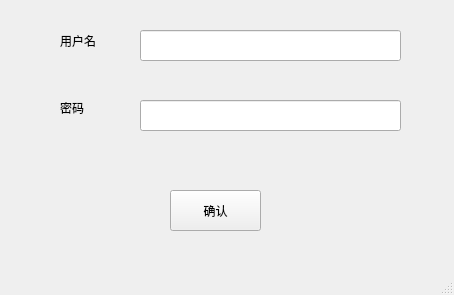
<?xml version="1.0" encoding="UTF-8"?>
<ui version="4.0">
 <class>MainWindow</class>
 <widget class="QMainWindow" name="MainWindow">
  <property name="geometry">
   <rect>
    <x>0</x>
    <y>0</y>
    <width>454</width>
    <height>295</height>
   </rect>
  </property>
  <property name="windowTitle">
   <string>registration</string>
  </property>
  <widget class="QWidget" name="centralwidget">
   <widget class="QLineEdit" name="lineEdit_2">
    <property name="geometry">
     <rect>
      <x>140</x>
      <y>30</y>
      <width>261</width>
      <height>31</height>
     </rect>
    </property>
   </widget>
   <widget class="QLineEdit" name="lineEdit_3">
    <property name="geometry">
     <rect>
      <x>140</x>
      <y>100</y>
      <width>261</width>
      <height>31</height>
     </rect>
    </property>
   </widget>
   <widget class="QLabel" name="label_2">
    <property name="geometry">
     <rect>
      <x>60</x>
      <y>30</y>
      <width>41</width>
      <height>21</height>
     </rect>
    </property>
    <property name="text">
     <string>用户名</string>
    </property>
   </widget>
   <widget class="QLabel" name="label_3">
    <property name="geometry">
     <rect>
      <x>60</x>
      <y>100</y>
      <width>41</width>
      <height>16</height>
     </rect>
    </property>
    <property name="text">
     <string>密码</string>
    </property>
   </widget>
   <widget class="QPushButton" name="pushButton">
    <property name="geometry">
     <rect>
      <x>170</x>
      <y>190</y>
      <width>91</width>
      <height>41</height>
     </rect>
    </property>
    <property name="text">
     <string>确认</string>
    </property>
   </widget>
  </widget>
  <widget class="QStatusBar" name="statusbar"/>
 </widget>
 <resources/>
 <connections/>
</ui>
